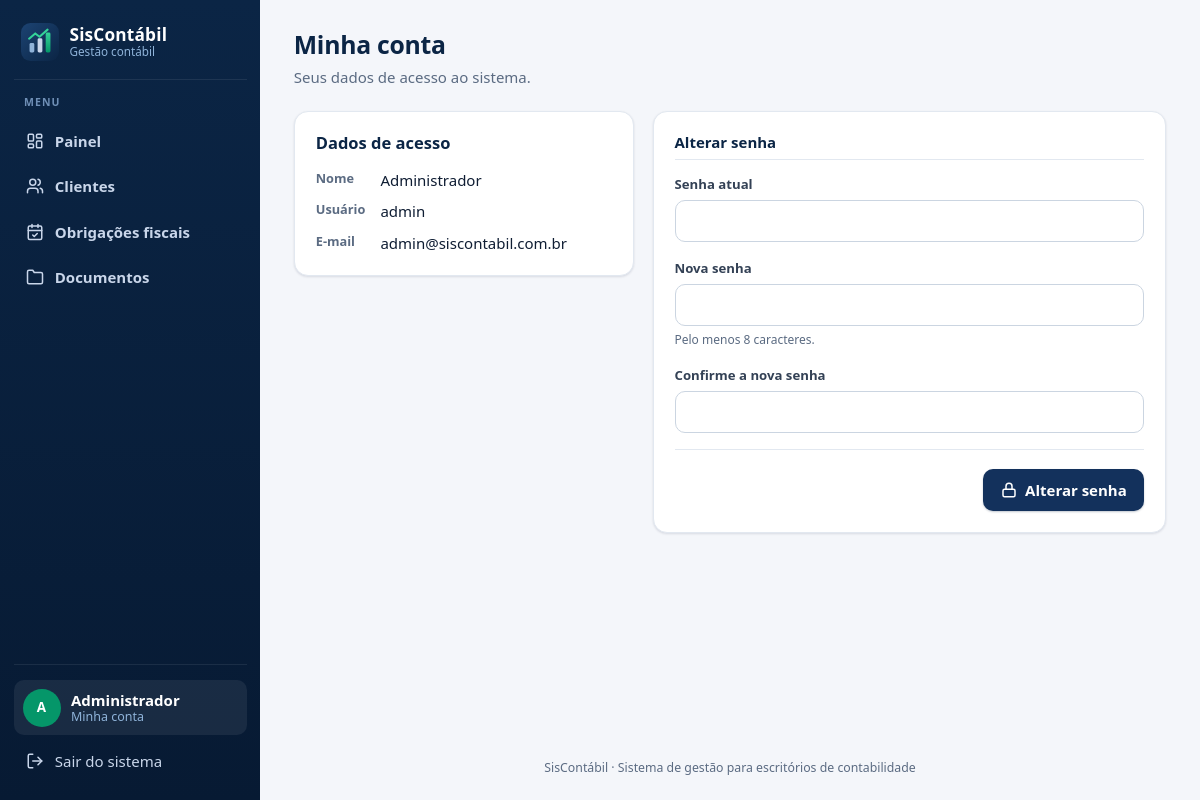
The page /index.php?r=conta (signed in) on the database its author committed.
### tables this page shows
CREATE TABLE usuarios (
    id          INT UNSIGNED NOT NULL AUTO_INCREMENT,
    nome        VARCHAR(100) NOT NULL,
    usuario     VARCHAR(50)  NOT NULL,
    email       VARCHAR(150) NOT NULL,
    senha_hash  VARCHAR(255) NOT NULL COMMENT 'password_hash(); a senha nunca é guardada',
    criado_em   DATETIME     NOT NULL DEFAULT CURRENT_TIMESTAMP,
    PRIMARY KEY (id),
    UNIQUE KEY uq_usuarios_usuario (usuario),
    UNIQUE KEY uq_usuarios_email (email)
);

### app/Core/View.php (called while the page is built, shortened)
<?php
final class View
{
    public static function renderizar(string $view, array $dados = [], string $layout = 'principal'): void
    {
        $dados['titulo'] ??= config('app.nome');
        $dados['erros'] ??= [];
        $dados['flash'] = Flash::obter();
        extract($dados, EXTR_SKIP);
        require RAIZ . '/app/Views/' . $view . '.php';
        $conteudo = ob_get_clean();
        require RAIZ . '/app/Views/layouts/' . $layout . '.php';
    }
}

### app/Core/Controller.php (called while the page is built, shortened)
<?php
abstract class Controller
{
    protected function view(string $view, array $dados = [], string $layout = 'principal'): void
    {
        View::renderizar($view, $dados, $layout);
    }
}

### app/Controllers/ContaController.php (called while the page is built, shortened)
<?php
final class ContaController extends Controller
{
    public function index(): void
    {
        $this->view('conta/index', ['titulo' => 'Minha conta', 'usuario' => (new Usuario())->buscar(Auth::id())]);
    }
}

### app/Core/Router.php (called while the page is built, shortened)
<?php
final class Router
{
    private array $rotas = ['GET' => [], 'POST' => []];
    public function get(string $rota, string $controller, string $acao, bool $publica = false): void
    {
        $this->rotas['GET'][$rota] = [$controller, $acao, $publica];
    }
    public function post(string $rota, string $controller, string $acao, bool $publica = false): void
    {
        $this->rotas['POST'][$rota] = [$controller, $acao, $publica];
    }
    public function despachar(string $rota, string $metodo): void
    {
        $rota = trim($rota, '/') ?: 'dashboard';
        $metodo = strtoupper($metodo) === 'POST' ? 'POST' : 'GET';
        $definicao = $this->rotas[$metodo][$rota] ?? null;
        [$controller, $acao, $publica] = $definicao;
        (new $controller())->$acao();
    }
}

### public/index.php (called while the page is built, shortened)
<?php
require RAIZ . '/app/Core/bootstrap.php';
$router = require RAIZ . '/routes/web.php';
$rota = is_string($_GET['r'] ?? null) ? $_GET['r'] : 'dashboard';
$router->despachar($rota, $_SERVER['REQUEST_METHOD'] ?? 'GET');

### app/Models/Model.php (called while the page is built, shortened)
<?php
abstract class Model
{
    protected PDO $db;
    public function __construct()
    {
        $this->db = Database::conexao();
    }
    protected function executar(string $sql, array $parametros = []): PDOStatement
    {
        $consulta = $this->db->prepare($sql);
        foreach ($parametros as $nome => $valor) {
            $tipo = match (true) {
                is_int($valor) => PDO::PARAM_INT,
                $valor === null => PDO::PARAM_NULL,
                default => PDO::PARAM_STR,
            };
            $consulta->bindValue(':' . ltrim((string) $nome, ':'), $valor, $tipo);
        }
        $consulta->execute();
        return $consulta;
    }
}

### app/Core/bootstrap.php (called while the page is built, shortened)
<?php
spl_autoload_register(static function (string $classe): void {
    if (str_starts_with($classe, 'App\\')) {
        $arquivo = RAIZ . '/app/' . str_replace('\\', '/', substr($classe, 4)) . '.php';
    }
});
require RAIZ . '/app/Core/helpers.php';

### app/Config/config.php (called while the page is built, shortened)
<?php
$env = static function (string $nome, string $padrao): string {
    $valor = getenv($nome);
    return $valor === false ? $padrao : $valor;
};
return [
    'app' => [
        'nome' => 'SisContábil',
        'fuso_horario' => 'America/Sao_Paulo',
        'debug' => $env('APP_DEBUG', '0') === '1',
        'sessao_inatividade' => 2 * 60 * 60,
        'itens_por_pagina' => 10,
    ],
    'db' => [
        'host' => $env('DB_HOST', '127.0.0.1'),
        'porta' => $env('DB_PORT', '3306'),
        'nome' => $env('DB_NAME', 'contabil'),
        'usuario' => $env('DB_USER', 'root'),
        'senha' => $env('DB_PASS', ''),
    ],
    'uploads' => [
        'pasta' => RAIZ . '/storage/uploads',
        'tamanho_maximo' => 5 * 1024 * 1024,
        'tipos' => [
            'pdf' => ['application/pdf'],
            'jpg' => ['image/jpeg'],
            'jpeg' => ['image/jpeg'],
            'png' => ['image/png'],
            'doc' => ['application/msword', 'application/vnd.ms-office', 'application/CDFV2'],
            'docx' => ['application/vnd.openxmlformats-officedocument.wordprocessingml.document', 'application/zip'],
            'xls' => ['application/vnd.ms-excel', 'application/vnd.ms-office', 'application/CDFV2'],
            'xlsx' => ['application/vnd.openxmlformats-officedocument.spreadsheetml.sheet', 'application/zip'],
        ],
    ],
];

### app/Config/Database.php (called while the page is built, shortened)
<?php
final class Database
{
    private static ?PDO $conexao = null;
    public static function conexao(): PDO
    {
        if (self::$conexao === null) {
            $db = config('db');
            $dsn = sprintf('mysql:host=%s;port=%s;dbname=%s;charset=utf8mb4', $db['host'], $db['porta'], $db['nome']);
            self::$conexao = new PDO($dsn, $db['usuario'], $db['senha'], [
                PDO::ATTR_ERRMODE => PDO::ERRMODE_EXCEPTION,
                PDO::ATTR_DEFAULT_FETCH_MODE => PDO::FETCH_ASSOC,
                PDO::ATTR_EMULATE_PREPARES => false,
            ]);
        }
        return self::$conexao;
    }
}

### app/Models/Usuario.php (called while the page is built, shortened)
<?php
final class Usuario extends Model
{
    public function buscar(int $id): ?array
    {
        $usuario = $this->executar('SELECT id, nome, usuario, email, senha_hash FROM usuarios WHERE id = :id', ['id' => $id])->fetch();
        return $usuario ?: null;
    }
}

### app/Core/Auth.php (called while the page is built, shortened)
<?php
final class Auth
{
    public static function usuario(): ?array
    {
        return $_SESSION['usuario'] ?? null;
    }
}

### app/Views/conta/index.php (the view, shortened to what this page needs)
<div class="cabecalho">
    <div>
        <h1>Minha conta</h1>
        <p class="cabecalho__sub">Seus dados de acesso ao sistema.</p>
    </div>
</div>
<div class="grade-ficha">
    <section class="cartao ficha">
        <h2>Dados de acesso</h2>
        <dl class="dados">
            <dt>Nome</dt><dd><?= e($usuario['nome']) ?></dd>
            <dt>Usuário</dt><dd><?= e($usuario['usuario']) ?></dd>
            <dt>E-mail</dt><dd><?= e($usuario['email']) ?></dd>
        </dl>
    </section>
    <form method="post" action="<?= e(url('conta/senha')) ?>" class="cartao formulario" novalidate>
        <h2 class="formulario__titulo">Alterar senha</h2>
        <div class="campo">
            <label for="senha_atual">Senha atual</label>
            <input id="senha_atual" name="senha_atual" type="password" autocomplete="current-password" required<?= attr_erro($erros, 'senha_atual') ?>>
        </div>
        <div class="campo">
            <label for="nova_senha">Nova senha</label>
            <input id="nova_senha" name="nova_senha" type="password" autocomplete="new-password" minlength="8" required<?= attr_erro($erros, 'nova_senha') ?>>
            <p class="campo__ajuda">Pelo menos 8 caracteres.</p>
        </div>
        <div class="campo">
            <label for="confirmacao">Confirme a nova senha</label>
            <input id="confirmacao" name="confirmacao" type="password" autocomplete="new-password" required<?= attr_erro($erros, 'confirmacao') ?>>
        </div>
        <div class="formulario__acoes">
            <button type="submit" class="botao"><?= icone('cadeado') ?> Alterar senha</button>
        </div>
    </form>
</div>

### app/Views/layouts/principal.php (shortened to what this page needs)
<?php
$usuarioLogado = \App\Core\Auth::usuario();
$rotaAtual = is_string($_GET['r'] ?? null) ? explode('/', $_GET['r'])[0] : 'dashboard';
$menu = [
    'dashboard' => ['Painel', 'painel'],
    'clientes' => ['Clientes', 'clientes'],
    'obrigacoes' => ['Obrigações fiscais', 'obrigacoes'],
    'documentos' => ['Documentos', 'documentos'],
];
$iniciais = '';
foreach (array_slice(preg_split('/\s+/', trim($usuarioLogado['nome'] ?? '')) ?: [], 0, 2) as $parte) {
    $iniciais .= mb_strtoupper(mb_substr($parte, 0, 1));
}
?>
<!DOCTYPE html>
<html lang="pt-BR">
<head>
    <link rel="stylesheet" href="<?= e(asset('css/app.css')) ?>">
</head>
<body class="app">
    <aside class="lateral" id="menu-lateral" aria-label="Menu">
        <a class="marca" href="<?= e(url('dashboard')) ?>">
            <img src="<?= e(asset('img/logo.svg')) ?>" alt="" width="38" height="38">
            <span class="marca__texto">
                <strong><?= e(config('app.nome')) ?></strong>
                <small>Gestão contábil</small>
            </span>
        </a>
        <nav class="lateral__nav" aria-label="Menu principal">
            <p class="lateral__secao">Menu</p>
            <?php foreach ($menu as $rota => [$rotulo, $iconeMenu]): ?>
                <a href="<?= e(url($rota)) ?>" class="lateral__link"<?= $rotaAtual === $rota ? ' aria-current="page"' : '' ?>>
                    <?= icone($iconeMenu) ?>
                    <span><?= e($rotulo) ?></span>
                </a>
            <?php endforeach; ?>
        </nav>
        <div class="lateral__rodape">
            <a class="usuario" href="<?= e(url('conta')) ?>"<?= $rotaAtual === 'conta' ? ' aria-current="page"' : '' ?>>
                <span class="usuario__avatar" aria-hidden="true"><?= e($iniciais) ?></span>
                <span class="usuario__dados">
                    <strong><?= e($usuarioLogado['nome'] ?? '') ?></strong>
                    <small>Minha conta</small>
                </span>
            </a>
            <form method="post" action="<?= e(url('logout')) ?>">
                <button type="submit" class="lateral__sair"><?= icone('sair') ?><span>Sair do sistema</span></button>
            </form>
        </div>
    </aside>
    <div class="principal">
        <main class="conteudo" id="conteudo">
            <?= $conteudo ?>
        </main>
        <footer class="rodape">
            <?= e(config('app.nome')) ?> · Sistema de gestão para escritórios de contabilidade
        </footer>
    </div>
</body>
</html>

### rows shown on the page
usuarios: nome "Administrador", usuario "admin", email "admin@siscontabil.com.br"

### other values the page prints
config('app.nome') "SisContábil"
$rotulo "Painel"
$rotulo "Clientes"
$rotulo "Obrigações fiscais"
$rotulo "Documentos"
$iniciais "A"
